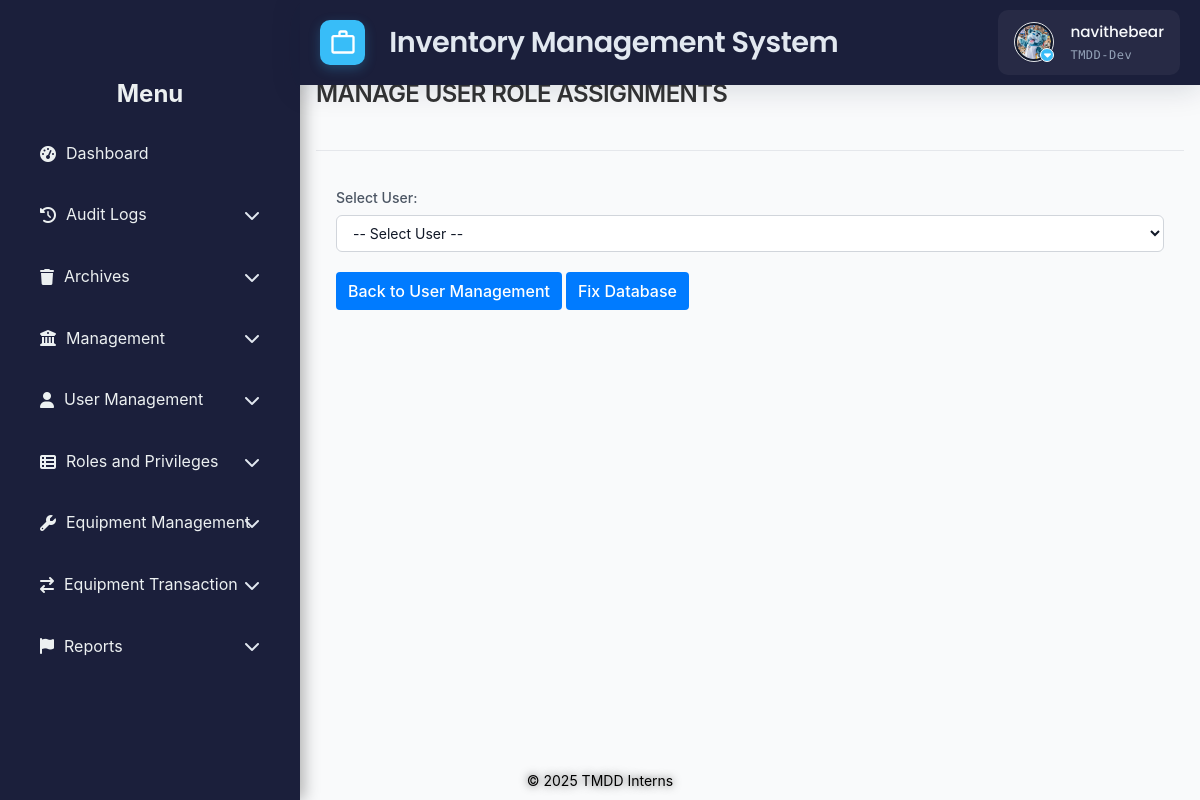
The app's page /misc/manage_roles.php (signed in) with its own data.
### tables this page shows
CREATE TABLE `users` (
  `id` int(11) NOT NULL,
  `username` varchar(50) NOT NULL,
  `email` varchar(100) NOT NULL,
  `password` varchar(255) NOT NULL,
  `first_name` varchar(100) DEFAULT NULL,
  `last_name` varchar(100) DEFAULT NULL,
  `date_created` timestamp NULL DEFAULT current_timestamp(),
  `status` enum('Offline','Online') NOT NULL,
  `is_disabled` tinyint(1) NOT NULL DEFAULT 0,
  `profile_pic_path` varchar(2048) DEFAULT NULL
);

CREATE TABLE `roles` (
  `id` int(11) NOT NULL,
  `role_name` varchar(100) NOT NULL,
  `is_disabled` tinyint(1) NOT NULL DEFAULT 0
);

### misc/manage_roles.php (the view, shortened to what this page needs)
<?php
require_once('../../../../../config/ims-tmdd.php');
include '../../general/header.php';
include '../../general/sidebar.php';
?>
<!DOCTYPE html>
<html lang="en">
<head>
    <link rel="stylesheet" href="<?php echo BASE_URL; ?>src/view/styles/css/user_module.css">
</head>
<body>
    <div class="main-content container-fluid">
        <header>
            <h1>MANAGE USER ROLE ASSIGNMENTS</h1>
        </header>
        <div class="container">
            <form method="GET" action="">
                <div class="form-group">
                    <label for="user_id">Select User:</label>
                    <select name="user_id" id="user_id" onchange="this.form.submit()">
                        <option value="">-- Select User --</option>
                    </select>
                </div>
            </form>
            <div style="margin-top: 20px;">
                <a href="user_management.php" class="btn btn-primary">Back to User Management</a>
                <a href="fix_role_id.php" class="btn btn-primary">Fix Database</a>
            </div>
        </div>
    </div>
    <?php include '../../general/footer.php'; ?>
</body>
</html>

### src/view/php/general/header.php (shortened to what this page needs)
<?php
$user_id = $_SESSION['user_id'] ?? null;
$stmt = $pdo->prepare("
    SELECT u.username, u.profile_pic_path, r.role_name AS role
    FROM users u
    LEFT JOIN user_department_roles ur ON u.id = ur.user_id
    LEFT JOIN roles r ON ur.role_id = r.id
    WHERE u.id = ?
    LIMIT 1
");
$stmt->execute([$user_id]);
$user = $stmt->fetch(PDO::FETCH_ASSOC);
?>
<!DOCTYPE html>
<html lang="en">
<head>
    <link href="https://cdn.jsdelivr.net/npm/bootstrap@5.2.3/dist/css/bootstrap.min.css" rel="stylesheet">
    <link href="https://cdn.jsdelivr.net/npm/bootstrap-icons@1.10.3/font/bootstrap-icons.css" rel="stylesheet">
    <link rel="stylesheet"
        href="https://cdn.jsdelivr.net/npm/bootstrap@5.3.0/dist/css/bootstrap.min.css">
    <link rel="stylesheet"
        href="https://cdnjs.cloudflare.com/ajax/libs/font-awesome/6.4.0/css/all.min.css">
    <link href="https://cdn.jsdelivr.net/npm/select2@4.1.0-rc.0/dist/css/select2.min.css" rel="stylesheet" />
    <link rel="stylesheet" href="<?php echo BASE_URL; ?>src/view/styles/css/toast.css">
    <link rel="stylesheet" href="<?php echo BASE_URL; ?>src/view/styles/css/header_footer.css">
</head>
<body>
    <header class="header">
        <div class="logo-container">
            <div class="logo-icon">
                <svg viewBox="0 0 24 24">
                    <path d="M20 6h-4V4c0-1.1-.9-2-2-2h-4c-1.1 0-2 .9-2 2v2H4c-1.1 0-2 .9-2 2v12c0 1.1.9 2 2 2h16c1.1 0 2-.9 2-2V8c0-1.1-.9-2-2-2zM10 4h4v2h-4V4zm10 16H4V8h16v12z" />
                </svg>
            </div>
            <div>
                <div class="logo-text">Inventory Management System</div>
            </div>
        </div>
        <div class="header-widgets">
            <div class="user-profile" onclick="toggleDropdown()">
                <div class="profile-picture-container">
                    <img
                        src="<?= BASE_URL .
                                    (
                                        !empty($user['profile_pic_path'])
                                        ? 'public/' . htmlspecialchars($user['profile_pic_path'])
                                        : 'public/assets/img/default_profile.jpg'
                                    )
                                ?>"
                        alt="User Profile"
                        class="profile-picture" />
                    <span class="dropdown-indicator"><i class="fas fa-caret-down"></i></span>
                </div>
                <div class="user-info">
                    <div class="user-name"><?php echo htmlspecialchars($user['username']); ?></div>
                    <div class="user-role"><?= htmlspecialchars($user['role']); ?></div>
                </div>
            </div>
        </div>
    </header>
</body>
</html>

### src/view/styles/css/header_footer.css (style rules this page uses)
* { margin: 0; padding: 0; box-sizing: border-box; }
body { background: #f5f7fb; }
.header { display: flex; justify-content: space-between; align-items: center; background: #1B1F3B; padding: 10px 20px; box-shadow: 0 4px 30px rgba(11, 25, 51, 0.15); position: fixed; top: 0; left: 300px; right: 0; z-index: 900; }
.main-content { margin-left: 300px; padding-top: 70px; }
.logo-container { display: flex; align-items: center; gap: 1.2rem; }
.logo-icon { width: 45px; height: 45px; background: #38BDF8; border-radius: 10px; display: grid; place-items: center; box-shadow: 0 4px 12px rgba(56, 189, 248, 0.25); margin-left: 0; }
.logo-icon svg { width: 28px; height: 28px; fill: white; }
.logo-text { font-family: 'Poppins', sans-serif; font-size: 1.8rem; font-weight: 600; color: #E2E8F0; letter-spacing: -0.5px; margin-left: 5px; }
.header-widgets { display: flex; align-items: center; gap: 2.5rem; }
.user-profile { display: flex; align-items: center; gap: 1rem; padding: 0.6rem 1rem; background: rgba(255, 255, 255, 0.05); border-radius: 10px; position: relative; cursor: pointer; width: 100%; }
.user-info { display: flex; flex-direction: column; gap: 2px; }
.user-name { font-family: 'Poppins', sans-serif; color: #F8FAFC; font-size: 0.95rem; font-weight: 500; }
.user-role { font-family: 'Roboto Mono', monospace; color: #94A3B8; font-size: 0.75rem; letter-spacing: 0.5px; }
.profile-picture-container { position: relative; display: inline-block; }
.profile-picture { width: 40px; height: 40px; border-radius: 50%; border: 2px solid #38BDF8; object-fit: cover; padding: 2px; background: #0F172A; }
.dropdown-indicator { position: absolute; bottom: 0; right: 0; background-color: #38bdf8; color: white; font-size: 0.7rem; width: 14px; height: 14px; border-radius: 50%; display: grid; place-items: center; border: 1px solid white; pointer-events: none; }

### src/view/styles/css/sidebar.css (style rules this page uses)
:root { --sidebar-bg-start: #2c3e50; --sidebar-bg-end: #34495e; --sidebar-text: #ecf0f1; --hover-bg: rgba(255, 255, 255, 0.1); }

### src/view/styles/css/user_module.css (style rules this page uses)
* { box-sizing: border-box; font-family: 'Inter', system-ui, -apple-system, BlinkMacSystemFont, 'Segoe UI', Roboto, Oxygen, Ubuntu, Cantarell, sans-serif; }
:root { --primary: #4f46e5; --primary-hover: #4338ca; --primary-light: #eef2ff; --danger: #ef4444; --danger-light: #fee2e2; --success: #10b981; --success-light: #d1fae5; --text-primary: #111827; --text-secondary: #4b5563; --text-tertiary: #6b7280; --border: #e5e7eb; --border-focus: #a5b4fc; --background: #f9fafb; --background-alt: #ffffff; --shadow-sm: 0 1px 2px rgba(0, 0, 0, 0.05); --shadow-md: 0 4px 6px -1px rgba(0, 0, 0, 0.1); --shadow-lg: 0 10px 15px -3px rgba(0, 0, 0, 0.1); }
body { background-color: var(--background); color: var(--text-primary); line-height: 1.6; font-size: 0.875rem; -webkit-font-smoothing: antialiased; -moz-osx-font-smoothing: grayscale; }
.main-content { margin-left: 300px; padding: 80px 1rem 2rem !important; min-height: calc(100vh - 40px); width: auto; box-sizing: border-box; overflow: hidden; }
header h1 { margin-bottom: 25px; color: #333; font-weight: 600; font-size: 1.5rem; letter-spacing: -0.025em; }
.main-content > header { margin-bottom: 1rem; padding-bottom: 1rem; border-bottom: 1px solid var(--border); display: flex; justify-content: space-between; align-items: center; }
.btn { padding: 8px 16px; border-radius: 6px; font-weight: 500; transition: all 0.2s ease; border: 1px solid transparent; cursor: pointer; }
.btn-primary { background-color: #4f46e5; border-color: #4f46e5; color: white; padding: 8px 16px; border-radius: 6px; font-weight: 500; display: inline-flex; align-items: center; justify-content: center; height: 38px; }
.form-group { margin-bottom: 16px; }
.form-group label { display: block; margin-bottom: 6px; font-size: 0.875rem; font-weight: 500; color: #4b5563; text-transform: capitalize; }
.form-group select { display: block; width: 100%; padding: 8px 12px; font-size: 0.875rem; line-height: 1.5; color: #111827; background-color: white; border: 1px solid #d1d5db; border-radius: 6px; transition: border-color 0.2s, box-shadow 0.2s; }
.profile-picture { width: 40px; height: 40px; object-fit: cover; border-radius: 50%; border: 1px solid #e5e7eb; box-shadow: 0 1px 2px rgba(0, 0, 0, 0.05); }

### records on screen
users: profile_pic_path (picture), username "navithebear", roles.role_name "TMDD-Dev"
